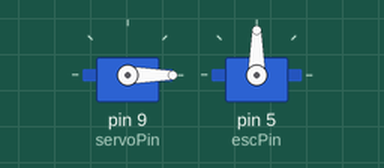
Simulated run of this sketch. Board: Arduino Uno, built with avr-gcc and run on an emulated ATmega328P. On the bench: 2 × servo. What the sketch prints to the serial monitor is not drawn.

Above: at 2.05 s.
At 14.1 s:
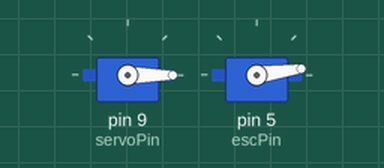
Timing chart, 0 to 15.9 s (numbered marks = the images above):
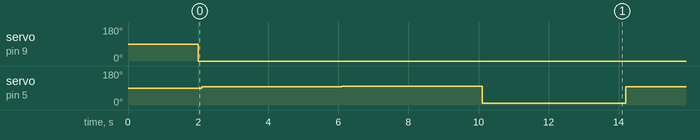

Measured:
- by itself, servo on pin 9 (servoPin): 90° → 0° at 2.0 s
- by itself, servo on pin 5 (escPin): repeats every 12.1 s: 98° 4.0 s, 8° 4.1 s, 97° 4.0 s

The sketch:

backup4.ino
```cpp
#include <Servo.h>

int escPin = 5;   // esc 일반 모터 핀 번호
int servoPin = 9; // 서보 모터 핀 번호

// 스피드 지정 96~177 속도 점점 증가 및 풀스로틀
// 정지 8~22
int stop1 = 8;
int speed1 = 96;
int speed2 = 97;
int speed3 = 98;
int speed4 = 99;
int count = 0;

Servo esc;
Servo servo;

// 정지 :: 속도 8
void stop11() {
  esc.write(stop1);
  delay(1);
}

// 전진 :: 속도 96
void speed11() {
  esc.write(speed1);
  delay(1);
}

// 전진 :: 속도 97
void speed22() {
  esc.write(speed2);
  delay(1);
}

// 전진 :: 속도 98
void speed33() {
  esc.write(speed3);
  delay(1);
}

// 전진 :: 속도 99
void speed44() {
  esc.write(speed4);
  delay(1);
}

void setup() {
  Serial.begin(9600);
  pinMode(servoPin, OUTPUT);
  pinMode(escPin, OUTPUT);

//  digitalWrite(escPin, LOW);

  servo.attach(servoPin);
  esc.attach(escPin);

  delay(2000);

}

void loop() {
  Serial.println((String)"조향 " + count);
  servo.write(count);
  delay(100);
  Serial.println((String)"속도 " + speed2);
  speed22();
  delay(4000);
  Serial.println((String)"속도 " + speed3);
  speed33();
  delay(4000);
  Serial.println((String)"정지 " + stop1);
  stop11();
  delay(4000);
}
```
